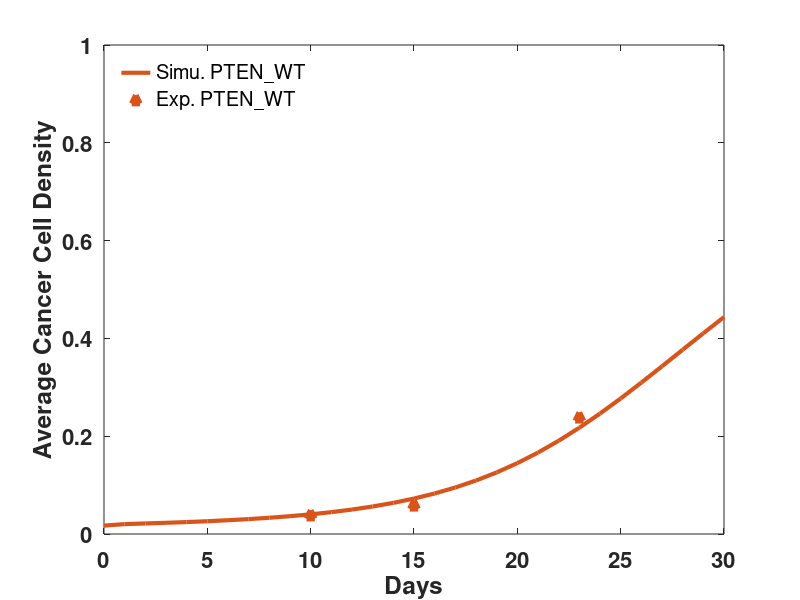
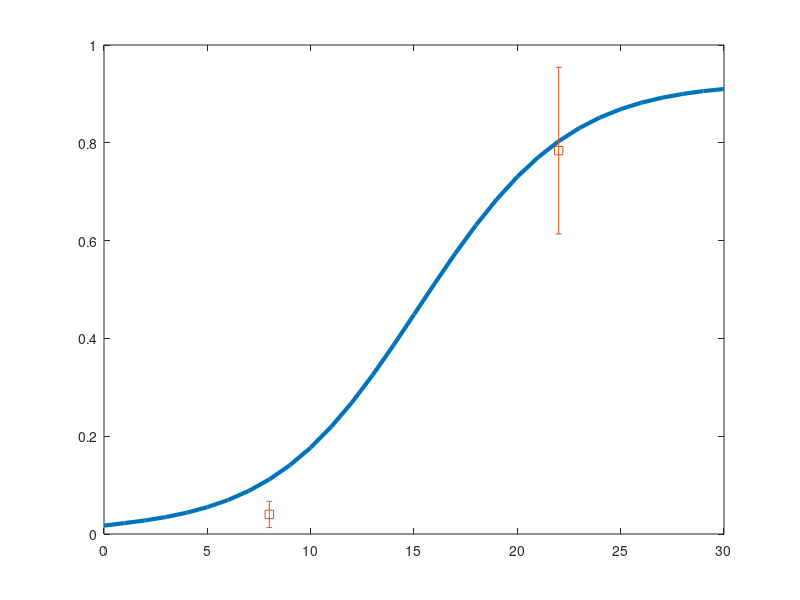

Source code (MATLAB) for these figures, in order: (Note: this script raises an error after producing the figures.)
clc
close all
a=load('CT_Loss.mat');
b=load('CT_WT.mat');
CT_WT=a.C_T_mean;
CT_Loss=b.C_T_mean;
tmp1=0.04*19;

x_WT=[10 15 23];
y_WT=[tmp1/19 tmp1/19*1.5 tmp1/19*6];

x_Loss=[8 22];
y_Loss=[tmp1/19 tmp1/19*19.6];
err=[0.0269 0.1704];
% err1=[0.03 0.03*1.5 ];

figure
plot(0:1:30,CT_WT(1:31),'-','LineWidth',3,'Color',[0.85,0.33,0.10]);hold on;
plot(x_WT,y_WT,'^','LineWidth',4,'Color',[0.85,0.33,0.10]);hold on;
legend('Simu. PTEN\_WT','Exp. PTEN\_WT','Location','northwest','fontsize',12,'box','off')
set(gca,'xtick',(0:5:30));
xlabel('Days','FontWeight','Bold','FontSize',18);
ylabel('Average Cancer Cell Density','FontWeight','Bold','FontSize',18);
set(gca,'FontWeight','Bold','FontSize',16);
ylim([0 1])
hold on

figure
plot(0:1:30,CT_Loss(1:31),'-','LineWidth',3,'Color',[0.00,0.45,0.74]);hold on;
errorbar(x_Loss,y_Loss,err,"s","MarkerSize",11,...
    "MarkerEdgeColor",[0.00,0.45,0.74],"MarkerFaceColor",[0.00,0.45,0.74],'LineWidth',1.5,'Color',[0.00,0.45,0.74])
legend('Simu. PTEN\_Null','Exp. PTE\_Null','Location','northwest','fontsize',12,'box','off')
set(gca,'xtick',(0:5:30));
xlabel('Days','FontWeight','Bold','FontSize',18);
ylabel('Average Cancer Cell Density','FontWeight','Bold','FontSize',18);
set(gca,'FontWeight','Bold','FontSize',16);
hold on

% for i=1:2
%     set(i,'Units','Inches');
%     pos = get(i,'Position');
%     set(i,'PaperPositionMode','Auto','PaperUnits','Inches','PaperSize',[pos(3), pos(4)])
%     filename=['E:\aa文件\project\project2\2\',num2str(i)];
%     print(i,filename,'-dpdf','-r2000','-r0')
% end